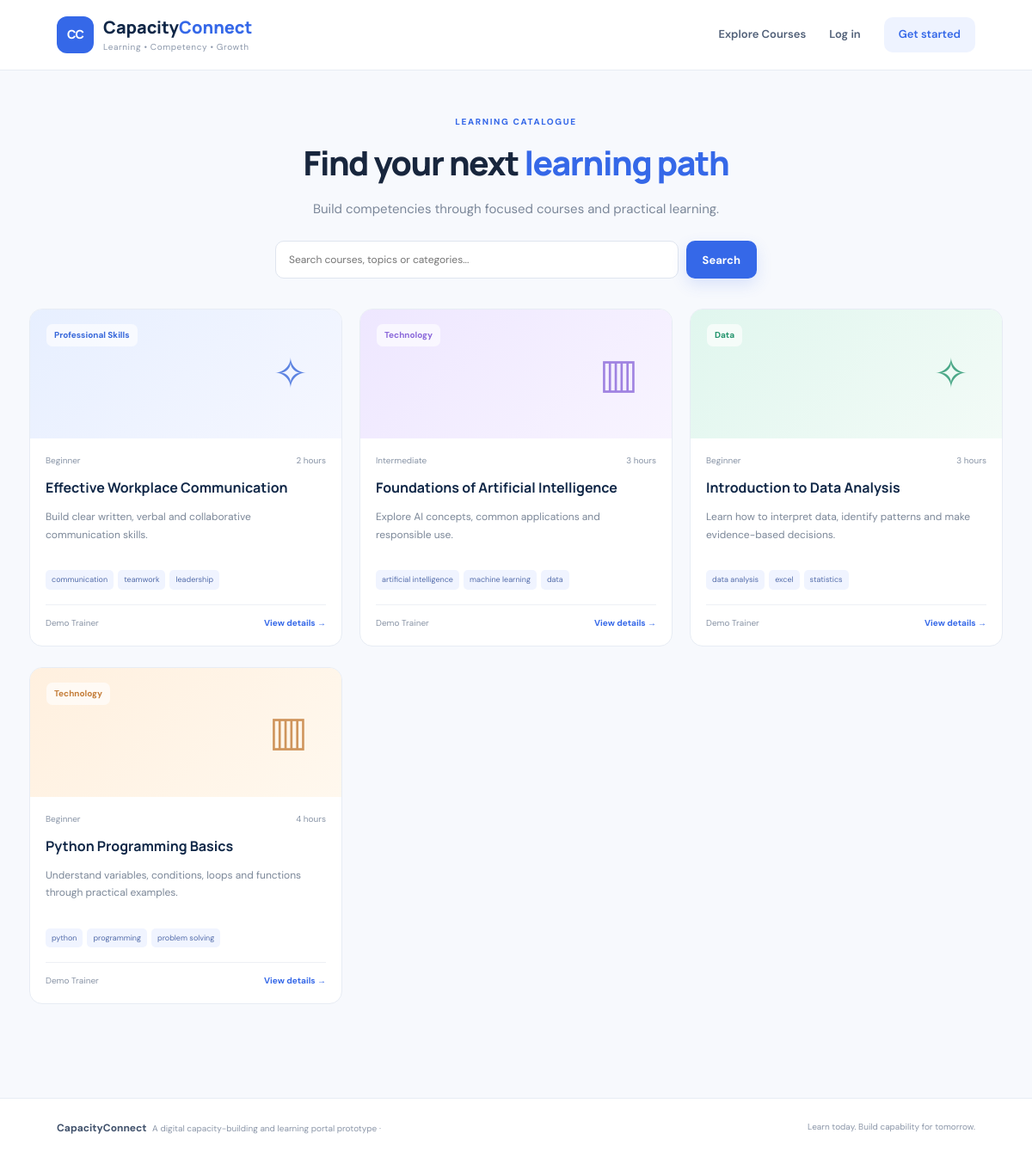
Screenshot of /courses with the database file from the repository.
### tables this page shows
CREATE TABLE courses(
      id INTEGER PRIMARY KEY AUTOINCREMENT, title TEXT NOT NULL, description TEXT NOT NULL,
      category TEXT NOT NULL, skills TEXT NOT NULL, level TEXT DEFAULT 'Beginner',
      duration TEXT DEFAULT '2 hours', trainer_id INTEGER, created_at TIMESTAMP DEFAULT CURRENT_TIMESTAMP,
      FOREIGN KEY(trainer_id) REFERENCES users(id)
    );

CREATE TABLE users(
      id INTEGER PRIMARY KEY AUTOINCREMENT, name TEXT NOT NULL, email TEXT UNIQUE NOT NULL,
      password TEXT NOT NULL, role TEXT NOT NULL CHECK(role IN ('trainee','trainer','admin')),
      skills TEXT DEFAULT '', created_at TIMESTAMP DEFAULT CURRENT_TIMESTAMP
    );

### app.py (the view)
@app.route("/courses")
def course_list():
    q = request.args.get("q","").strip()
    conn = db()
    courses = conn.execute("""SELECT courses.*, users.name AS trainer_name FROM courses LEFT JOIN users ON users.id=courses.trainer_id
       WHERE courses.title LIKE ? OR courses.description LIKE ? OR courses.category LIKE ? ORDER BY courses.title""",
       (f"%{q}%",f"%{q}%",f"%{q}%")).fetchall()
    enrolled_ids = []
    if session.get("user_id"):
        enrolled_ids = [r["course_id"] for r in conn.execute("SELECT course_id FROM enrollments WHERE user_id=?",(session["user_id"],)).fetchall()]
    conn.close()
    return render_template("courses.html", courses=courses, enrolled_ids=enrolled_ids, q=q)

### app.py (called while the page is built)
def db():
    conn = sqlite3.connect(DB_PATH)
    conn.row_factory = sqlite3.Row
    conn.execute("PRAGMA foreign_keys = ON")
    return conn

def current_user():
    if not session.get("user_id"): return None
    conn = db()
    user = conn.execute("SELECT * FROM users WHERE id=?", (session["user_id"],)).fetchone()
    conn.close()
    return user

@app.context_processor
def inject_user():
    return {"current_user": current_user()}

### templates/courses.html
{% extends "base.html" %}{% block title %}Explore courses | Capacity Connect{% endblock %}
{% block content %}<section class="page-heading"><div class="eyebrow">LEARNING CATALOGUE</div><h1>Find your next <span>learning path</span></h1><p>Build competencies through focused courses and practical learning.</p><form class="search-form" method="get"><input name="q" value="{{ q }}" placeholder="Search courses, topics or categories..."><button class="btn primary" type="submit">Search</button></form></section>
<div class="course-grid catalogue">{% for c in courses %}<article class="course-card"><div class="course-art art-{{ (loop.index0 % 4)+1 }}"><span>{{ c['category'] }}</span><b>{% if loop.index % 2 %}✧{% else %}▥{% endif %}</b></div><div class="course-body"><div class="course-meta"><span>{{ c['level'] }}</span><span>{{ c['duration'] }}</span></div><h3>{{ c['title'] }}</h3><p>{{ c['description'] }}</p><div class="tag-list">{% for skill in c['skills'].split(',') %}<span>{{ skill.strip() }}</span>{% endfor %}</div><div class="course-bottom"><span>{{ c['trainer_name'] or 'Capacity Connect' }}</span><a href="{{ url_for('course_detail',course_id=c['id']) }}">{% if c['id'] in enrolled_ids %}Continue →{% else %}View details →{% endif %}</a></div></div></article>{% else %}<div class="empty-state"><h3>No courses found</h3><p>Try another keyword or browse the full catalogue.</p><a href="{{ url_for('course_list') }}">Clear search</a></div>{% endfor %}</div>{% endblock %}

### templates/base.html (shortened to what this page needs)
<!doctype html>
<html lang="en">
<head>
  <link rel="stylesheet" href="{{ url_for('static', filename='style.css') }}">
</head>
<body>
<header class="topbar">
  <a class="brand" href="{{ url_for('home') }}"><span class="brand-icon">CC</span><span>Capacity<span class="brand-light">Connect</span><small>Learning • Competency • Growth</small></span></a>
  <nav class="nav-links">
<a href="{{ url_for('course_list') }}">Explore Courses</a>
 {% if current_user %}
      <a href="{{ url_for('dashboard') }}">Dashboard</a>
      <a href="{{ url_for('resume_analyzer') }}">
    Resume Analyzer
</a>
      <span class="nav-user">{{ current_user['name'] }} · {{ current_user['role']|title }}</span>
      <a class="nav-button" href="{{ url_for('logout') }}">Log out</a>
    {% else %}
      <a href="{{ url_for('login') }}">Log in</a><a class="nav-button" href="{{ url_for('register') }}">Get started</a>
    {% endif %}
  </nav>
</header>
<main class="page">
  {% block content %}{% endblock %}
</main>
<footer><div><strong>CapacityConnect</strong><span> A digital capacity-building and learning portal prototype · </span></div><span>Learn today. Build capability for tomorrow.</span></footer>
</body></html>

### static/style.css (style rules this page uses)
:root { --navy:#102747;--blue:#3568e8;--blue2:#5c85f4;--ink:#18263d;--muted:#718096;--line:#e7ecf4;--bg:#f7f9fd;--white:#fff;--green:#178c67;--radius:18px }
* { box-sizing:border-box }
body { margin:0;background:var(--bg);color:var(--ink);font-family:'DM Sans',sans-serif;font-size:15px;line-height:1.6 }
a { color:inherit;text-decoration:none }
.topbar { height:82px;background:#fff;border-bottom:1px solid var(--line);display:flex;align-items:center;justify-content:space-between;padding:0 max(calc((100% - 1180px)/2),5.5%);gap:25px }
.brand { display:flex;align-items:center;gap:11px;font-family:Manrope,sans-serif;font-size:20px;font-weight:800;line-height:1.15;color:var(--navy) }
.brand-icon { display:grid;place-items:center;background:var(--blue);color:#fff;border-radius:12px;width:43px;height:43px;font-size:14px;letter-spacing:-1px }
.brand-light { color:var(--blue) }
.brand small { display:block;color:#8b97aa;font:10px 'DM Sans',sans-serif;letter-spacing:.6px;margin-top:5px }
.nav-links { display:flex;align-items:center;gap:27px;font-size:13px;font-weight:600;color:#516078 }
.nav-button { background:#eef3ff;color:var(--blue)!important;padding:10px 17px;border-radius:10px }
.page { max-width:1180px;margin:auto;padding:0 24px 65px;min-height:70vh }
.eyebrow { font-size:10px;letter-spacing:1.65px;font-weight:800;color:var(--blue);display:flex;align-items:center;gap:9px }
.hero h1 span,.page-heading h1 span,.dashboard-welcome h1 span { color:var(--blue) }
.btn { display:inline-flex;justify-content:center;align-items:center;gap:12px;border:0;border-radius:10px;padding:13px 19px;font:700 13px 'DM Sans',sans-serif;cursor:pointer;transition:.2s }
.primary { background:var(--blue);color:white;box-shadow:0 7px 18px #3568e826 }
.course-grid { display:grid;grid-template-columns:repeat(3,1fr);gap:20px }
.course-card { background:#fff;border:1px solid var(--line);border-radius:15px;overflow:hidden;transition:.2s }
.course-art { height:150px;padding:17px 19px;display:flex;justify-content:space-between;align-items:flex-start;background:linear-gradient(135deg,#e7efff,#f5f7ff);color:#3767da }
.course-art span { background:#ffffffa6;padding:5px 9px;border-radius:7px;font-size:10px;font-weight:700 }
.course-art b { font-size:48px;font-weight:500;align-self:center;margin-right:20px;opacity:.8 }
.art-2 { background:linear-gradient(135deg,#eee7ff,#f8f4ff);color:#8a67da }
.art-3 { background:linear-gradient(135deg,#e0f6ee,#f3fbf7);color:#23946d }
.art-4 { background:linear-gradient(135deg,#fff0df,#fff8ee);color:#c47d39 }
.course-body { padding:18px }
.course-meta { display:flex;justify-content:space-between;color:#8894a6;font-size:10px }
.course-body h3 { font:700 16px/1.45 Manrope;margin:12px 0 8px;color:var(--navy) }
.course-body>p { font-size:12px;color:#7b8798;line-height:1.7;min-height:60px }
.course-bottom { border-top:1px solid #edf0f5;padding-top:13px;margin-top:17px;display:flex;justify-content:space-between;gap:10px;font-size:10px;color:#8994a6 }
.course-bottom a { color:var(--blue);font-weight:700;white-space:nowrap }
footer { border-top:1px solid var(--line);padding:25px max(calc((100% - 1130px)/2),5.5%);display:flex;justify-content:space-between;gap:15px;color:#8b96a8;font-size:10px;background:#fff }
footer strong { color:#40516b;font-size:12px }
footer span { margin-left:4px }
.page-heading { text-align:center;padding:52px 0 35px }
.page-heading .eyebrow { justify-content:center }
.page-heading h1 { font:800 39px Manrope;letter-spacing:-1.4px;margin:12px 0 }
.page-heading p { color:#7b8799 }
.search-form { display:flex;gap:9px;max-width:560px;margin:25px auto 0 }
.search-form input { flex:1;min-width:0;padding:13px 15px;border:1px solid #dfe5ef;border-radius:10px;font:12px 'DM Sans',sans-serif }
.catalogue { padding-bottom:40px }
.catalogue .course-card { margin-bottom:4px }
.tag-list { display:flex;flex-wrap:wrap;gap:5px;margin-top:10px }
.tag-list span { font-size:9px;padding:4px 7px;background:#f0f4ff;color:#536caa;border-radius:5px }

### rows the page displays
courses: category "Professional Skills", level "Beginner", duration "2 hours", title "Effective Workplace Communication", description "Build clear written, verbal and collaborative communication skills.", strip "communication" "teamwork" "leadership", name "Demo Trainer", shows "View details →"
courses: category "Technology", level "Intermediate", duration "3 hours", title "Foundations of Artificial Intelligence", description "Explore AI concepts, common applications and responsible use.", strip "artificial intelligence" "machine learning" "data", name "Demo Trainer", shows "View details →"
courses: category "Data", level "Beginner", duration "3 hours", title "Introduction to Data Analysis", description "Learn how to interpret data, identify patterns and make evidence-based decisions.", strip "data analysis" "excel" "statistics", name "Demo Trainer", shows "View details →"
courses: category "Technology", level "Beginner", duration "4 hours", title "Python Programming Basics", description "Understand variables, conditions, loops and functions through practical examples.", strip "python" "programming" "problem solving", name "Demo Trainer", shows "View details →"
